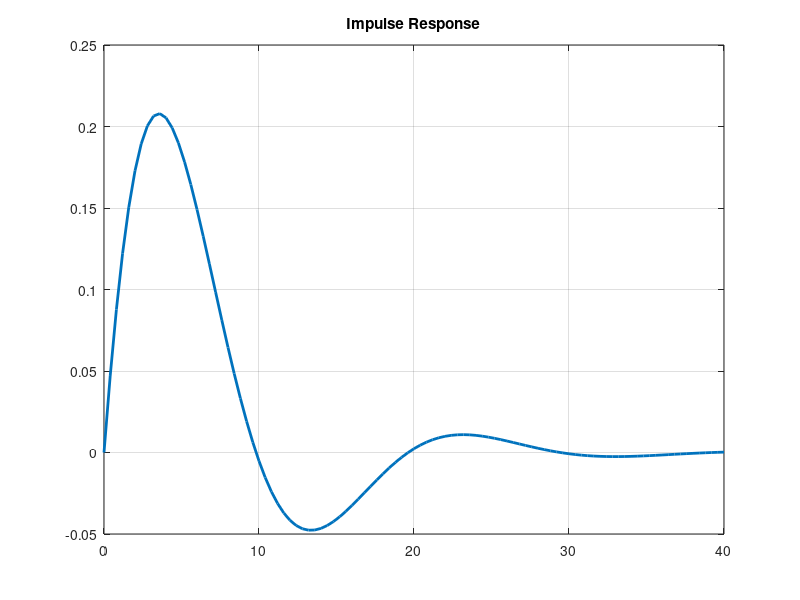
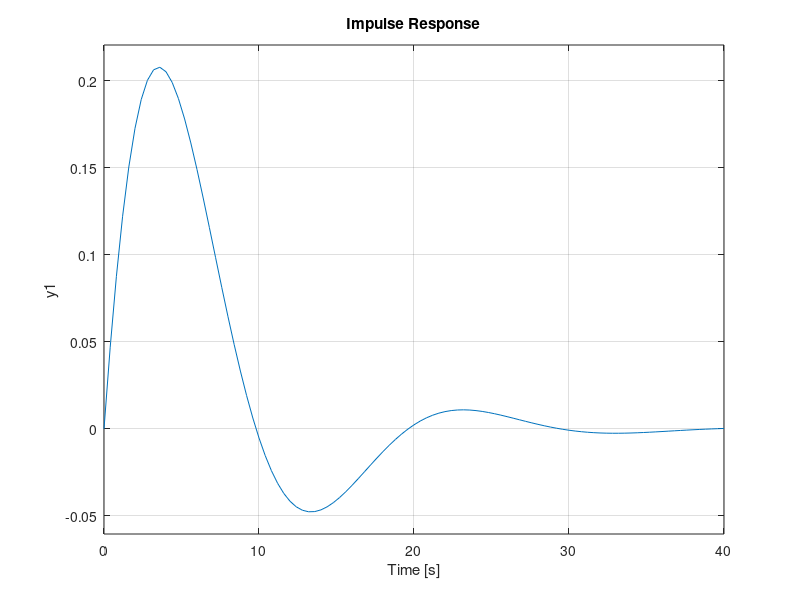
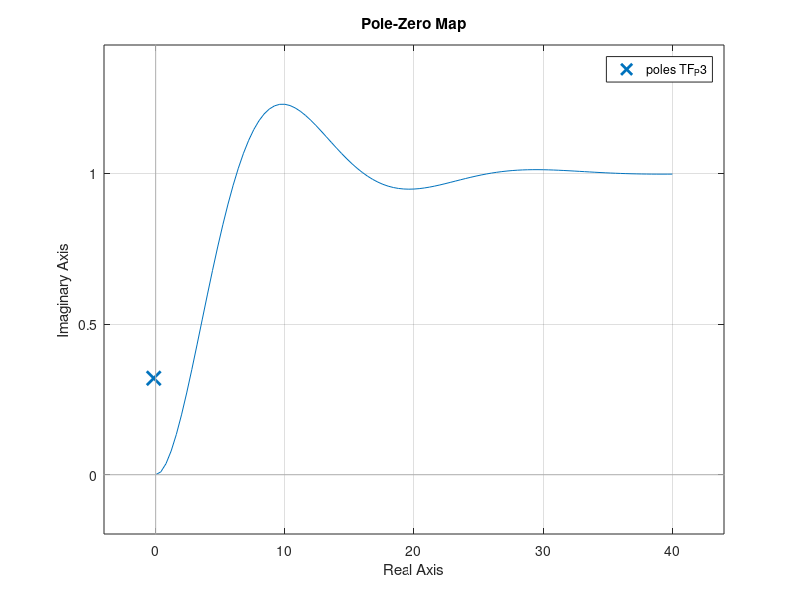

The MATLAB source for these figures, in order:
%%%%%%%%%%%%%%%%%%%%%%%%%%%%%%%%%%%%%%%%%%%%%%%%%%%%%%%%%%%%%%%%%%%%%%%%%%%
%%%               2018-2019 Spring
%%%                     HW #1
%%%                   Problem #3 
%%%             Deniz Ekin Canbay           
%%%%%%%%%%%%%%%%%%%%%%%%%%%%%%%%%%%%%%%%%%%%%%%%%%%%%%%%%%%%%%%%%%%%%%%%%%%
clear all; clc; close all;
m=10; c=3; k=5; L1=1; L2=2; L3=2;
num=[k*L1];
den=[m*L3^2 c*L2^2 k*L1^2];
% Get the transfer function
TF_P3 = tf(num,den)
impulse(TF_P3)
grid on
figure
step(TF_P3)
[p,z]=pzmap(TF_P3)
pzmap(TF_P3)
% State Space Form
A=[0 1; (-(k*L1*L1)/(m*L3*L3)) (-(c*L2*L2)/(m*L3*L3)) ]
B=[0;((k*L1)/(m*L3*L3))]
C =[1 0]
D=[0]
sys=ss(A,B,C,D)
figure
[y2,t2] = impulse(sys)
plot(t2, squeeze(y2), 'LineWidth',2)
grid
title("Impulse Response")
grid on
saveas(gcf,'q3_b.png')